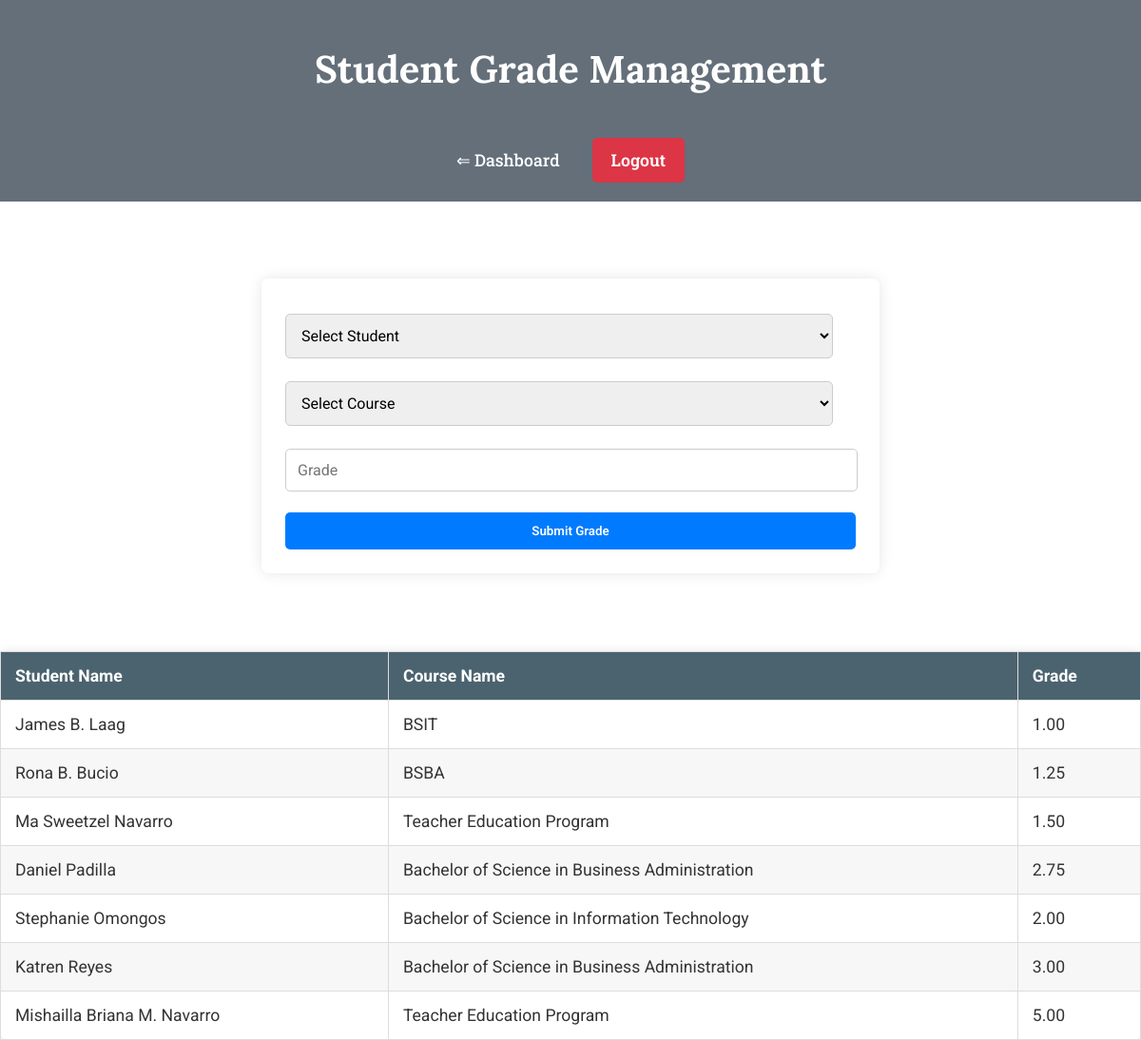
The page /student_grades.php (signed in) on the database its author committed.
### tables this page shows
CREATE TABLE `grades` (
  `id` int(11) NOT NULL,
  `student_id` int(11) DEFAULT NULL,
  `course_id` int(11) DEFAULT NULL,
  `grade` decimal(5,2) DEFAULT NULL
);

CREATE TABLE `students` (
  `id` int(11) NOT NULL,
  `name` varchar(100) DEFAULT NULL,
  `email` varchar(100) DEFAULT NULL,
  `phone` varchar(15) DEFAULT NULL
);

CREATE TABLE `courses` (
  `id` int(11) NOT NULL,
  `course_name` varchar(255) NOT NULL,
  `course_code` varchar(50) NOT NULL
);

### student_grades.php (the view, shortened to what this page needs)
<?php
include('db_connection.php');
?>
<!DOCTYPE html>
<html lang="en">
<head>
</head>
<body>
    <header>
        <h1>Student Grade Management</h1>
        <nav>
            <a href="dashboard.php">⇐ Dashboard</a>
            <a class="logout" href="logout.php">Logout</a>
        </nav>
    </header>
    <div class="container">
        <h2>Assign Grades to Students</h2>
        <form method="POST" action="">
            <select name="student_id" required>
                <option value="">Select Student</option>
            </select>
            <select name="course_id" required>
                <option value="">Select Course</option>
            </select>
            <input type="number" name="grade" step="0.01" placeholder="Grade" required>
            <button type="submit" name="submit_grade">Submit Grade</button>
        </form>
        <h2>View Grades</h2>
        <table>
            <thead>
                <tr>
                    <th>Student Name</th>
                    <th>Course Name</th>
                    <th>Grade</th>
                </tr>
            </thead>
            <tbody>
                <?php
                $grade_query = "
                    SELECT s.name AS student_name, c.course_name, g.grade
                    FROM grades g
                    JOIN students s ON g.student_id = s.id
                    JOIN courses c ON g.course_id = c.id
                ";
                $grade_result = mysqli_query($conn, $grade_query);
                while ($grade = mysqli_fetch_assoc($grade_result)): ?>
                    <tr>
                        <td><?php echo $grade['student_name']; ?></td>
                        <td><?php echo $grade['course_name']; ?></td>
                        <td><?php echo $grade['grade']; ?></td>
                    </tr>
                <?php endwhile; ?>
            </tbody>
        </table>
    </div>
</body>
</html>

### student_grades.php (style rules this page uses)
body { font-family: 'Roboto', sans-serif; background-image: url('https://i.pinimg.com/originals/11/d5/37/11d53764cc9591f20dfa2aa313f8f82b.jpg'); background-size: cover; background-position: center; color: #333; margin: 0; padding: 0; }
header { background: rgba(62, 76, 89, 0.8); color: white; padding: 20px; text-align: center; font-family: 'Roboto Slab', serif; }
h1 { font-size: 2.5rem; font-weight: 700; font-family: 'Lora', serif; }
nav a { color: white; text-decoration: none; margin: 0 15px; font-weight: 500; font-size: 1.1rem; }
h2 { text-align: center; font-size: 1.8rem; margin-top: 20px; font-family: 'Roboto Slab', serif; color: white; }
table { width: 100%; border-collapse: collapse; margin-top: 20px; background-color: white; border-radius: 8px; box-shadow: 0 0 10px rgba(0, 0, 0, 0.1); }
th, td { padding: 15px; border: 1px solid #ddd; text-align: left; font-size: 1.1rem; font-family: 'Roboto', sans-serif; }
th { background-color: #4b636e; color: white; font-weight: 700; }
tr:nth-child(even) { background-color: #f7f7f7; }
form { background: rgba(255, 255, 255, 0.9); padding: 25px; border-radius: 8px; box-shadow: 0 0 15px rgba(0, 0, 0, 0.1); margin: 20px auto; width: 50%; }
input, select { width: calc(100% - 24px); padding: 12px; margin: 12px 0; border: 1px solid #ccc; border-radius: 5px; font-size: 1rem; font-family: 'Roboto', sans-serif; }
button { background: #007bff; color: white; border: none; padding: 12px 20px; cursor: pointer; border-radius: 5px; font-weight: 600; font-family: 'Roboto', sans-serif; width: 100%; margin-top: 10px; }
.logout { display: inline-block; margin-top: 20px; padding: 12px 20px; background: #dc3545; color: white; text-decoration: none; border-radius: 5px; font-weight: 600; }

### rows shown on the page
grades: student.name "James B. Laag", course.course_name "BSIT", grade "1.00"
grades: student.name "Rona B. Bucio", course.course_name "BSBA", grade "1.25"
grades: student.name "Ma Sweetzel Navarro", course.course_name "Teacher Education Program", grade "1.50"
grades: student.name "Daniel Padilla", course.course_name "Bachelor of Science in Business Administration", grade "2.75"
grades: student.name "Stephanie Omongos", course.course_name "Bachelor of Science in Information Technology", grade "2.00"
grades: student.name "Katren Reyes", course.course_name "Bachelor of Science in Business Administration", grade "3.00"
grades: student.name "Mishailla Briana M. Navarro", course.course_name "Teacher Education Program", grade "5.00"
